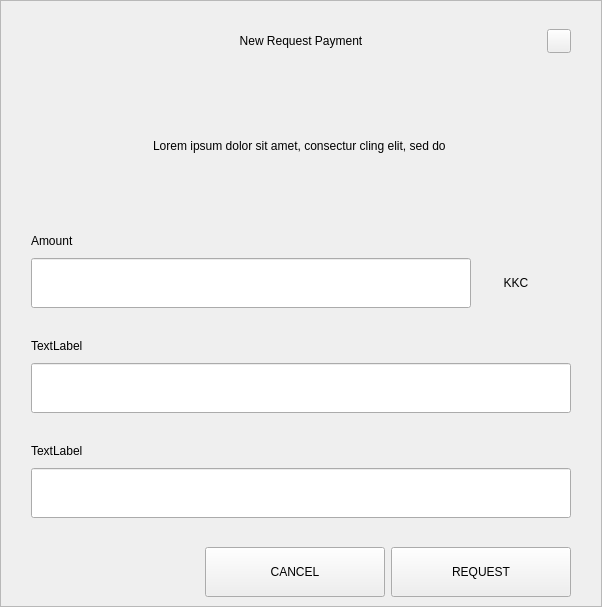
<?xml version="1.0" encoding="UTF-8"?>
<ui version="4.0">
 <class>RequestDialog</class>
 <widget class="QDialog" name="RequestDialog">
  <property name="geometry">
   <rect>
    <x>0</x>
    <y>0</y>
    <width>602</width>
    <height>607</height>
   </rect>
  </property>
  <property name="windowTitle">
   <string>Dialog</string>
  </property>
  <layout class="QVBoxLayout" name="verticalLayout_5">
   <property name="spacing">
    <number>0</number>
   </property>
   <property name="leftMargin">
    <number>0</number>
   </property>
   <property name="topMargin">
    <number>0</number>
   </property>
   <property name="rightMargin">
    <number>0</number>
   </property>
   <property name="bottomMargin">
    <number>0</number>
   </property>
   <item>
    <widget class="QFrame" name="frame">
     <property name="styleSheet">
      <string notr="true"/>
     </property>
     <property name="frameShape">
      <enum>QFrame::StyledPanel</enum>
     </property>
     <property name="frameShadow">
      <enum>QFrame::Raised</enum>
     </property>
     <layout class="QVBoxLayout" name="verticalLayout_4" stretch="1,0,0">
      <property name="spacing">
       <number>0</number>
      </property>
      <property name="leftMargin">
       <number>30</number>
      </property>
      <property name="topMargin">
       <number>20</number>
      </property>
      <property name="rightMargin">
       <number>30</number>
      </property>
      <property name="bottomMargin">
       <number>0</number>
      </property>
      <item>
       <layout class="QHBoxLayout" name="horizontalLayout_3">
        <property name="spacing">
         <number>0</number>
        </property>
        <item>
         <spacer name="horizontalSpacer_21">
          <property name="orientation">
           <enum>Qt::Horizontal</enum>
          </property>
          <property name="sizeHint" stdset="0">
           <size>
            <width>40</width>
            <height>20</height>
           </size>
          </property>
         </spacer>
        </item>
        <item>
         <widget class="QLabel" name="labelTitle">
          <property name="minimumSize">
           <size>
            <width>0</width>
            <height>40</height>
           </size>
          </property>
          <property name="maximumSize">
           <size>
            <width>16777215</width>
            <height>40</height>
           </size>
          </property>
          <property name="styleSheet">
           <string notr="true">padding-left:24px;</string>
          </property>
          <property name="text">
           <string>New Request Payment</string>
          </property>
          <property name="alignment">
           <set>Qt::AlignCenter</set>
          </property>
          <property name="margin">
           <number>7</number>
          </property>
         </widget>
        </item>
        <item>
         <spacer name="horizontalSpacer">
          <property name="orientation">
           <enum>Qt::Horizontal</enum>
          </property>
          <property name="sizeHint" stdset="0">
           <size>
            <width>40</width>
            <height>20</height>
           </size>
          </property>
         </spacer>
        </item>
        <item>
         <widget class="QPushButton" name="btnEsc">
          <property name="minimumSize">
           <size>
            <width>24</width>
            <height>24</height>
           </size>
          </property>
          <property name="maximumSize">
           <size>
            <width>24</width>
            <height>24</height>
           </size>
          </property>
          <property name="focusPolicy">
           <enum>Qt::NoFocus</enum>
          </property>
          <property name="text">
           <string/>
          </property>
         </widget>
        </item>
       </layout>
      </item>
      <item>
       <widget class="QStackedWidget" name="stack">
        <property name="minimumSize">
         <size>
          <width>540</width>
          <height>0</height>
         </size>
        </property>
        <property name="maximumSize">
         <size>
          <width>540</width>
          <height>16777215</height>
         </size>
        </property>
        <property name="currentIndex">
         <number>0</number>
        </property>
        <widget class="QWidget" name="page_1">
         <property name="minimumSize">
          <size>
           <width>540</width>
           <height>0</height>
          </size>
         </property>
         <property name="maximumSize">
          <size>
           <width>540</width>
           <height>16777215</height>
          </size>
         </property>
         <layout class="QVBoxLayout" name="layout1">
          <property name="spacing">
           <number>0</number>
          </property>
          <property name="leftMargin">
           <number>0</number>
          </property>
          <property name="topMargin">
           <number>0</number>
          </property>
          <property name="rightMargin">
           <number>0</number>
          </property>
          <property name="bottomMargin">
           <number>0</number>
          </property>
          <item>
           <spacer name="verticalSpacer_21">
            <property name="orientation">
             <enum>Qt::Vertical</enum>
            </property>
            <property name="sizeType">
             <enum>QSizePolicy::Fixed</enum>
            </property>
            <property name="sizeHint" stdset="0">
             <size>
              <width>20</width>
              <height>30</height>
             </size>
            </property>
           </spacer>
          </item>
          <item alignment="Qt::AlignHCenter">
           <widget class="QLabel" name="labelMessage">
            <property name="minimumSize">
             <size>
              <width>400</width>
              <height>50</height>
             </size>
            </property>
            <property name="text">
             <string>Lorem ipsum dolor sit amet, consectur cling elit, sed do </string>
            </property>
            <property name="alignment">
             <set>Qt::AlignCenter</set>
            </property>
            <property name="wordWrap">
             <bool>true</bool>
            </property>
           </widget>
          </item>
          <item alignment="Qt::AlignBottom">
           <widget class="QWidget" name="containerAmount" native="true">
            <layout class="QVBoxLayout" name="verticalLayout">
             <property name="spacing">
              <number>9</number>
             </property>
             <property name="leftMargin">
              <number>0</number>
             </property>
             <property name="topMargin">
              <number>0</number>
             </property>
             <property name="rightMargin">
              <number>0</number>
             </property>
             <property name="bottomMargin">
              <number>0</number>
             </property>
             <item>
              <widget class="QLabel" name="labelSubtitleAmount">
               <property name="minimumSize">
                <size>
                 <width>350</width>
                 <height>16</height>
                </size>
               </property>
               <property name="maximumSize">
                <size>
                 <width>16777215</width>
                 <height>16</height>
                </size>
               </property>
               <property name="text">
                <string>Amount</string>
               </property>
              </widget>
             </item>
             <item alignment="Qt::AlignTop">
              <widget class="QWidget" name="layoutAmount" native="true">
               <layout class="QHBoxLayout" name="horizontalLayout" stretch="2,0">
                <property name="spacing">
                 <number>0</number>
                </property>
                <property name="leftMargin">
                 <number>0</number>
                </property>
                <property name="topMargin">
                 <number>0</number>
                </property>
                <property name="rightMargin">
                 <number>0</number>
                </property>
                <property name="bottomMargin">
                 <number>0</number>
                </property>
                <item>
                 <widget class="QLineEdit" name="lineEditAmount">
                  <property name="minimumSize">
                   <size>
                    <width>0</width>
                    <height>50</height>
                   </size>
                  </property>
                  <property name="maximumSize">
                   <size>
                    <width>16777215</width>
                    <height>50</height>
                   </size>
                  </property>
                 </widget>
                </item>
                <item>
                 <widget class="QWidget" name="comboContainer" native="true">
                  <property name="minimumSize">
                   <size>
                    <width>100</width>
                    <height>50</height>
                   </size>
                  </property>
                  <property name="maximumSize">
                   <size>
                    <width>16777215</width>
                    <height>50</height>
                   </size>
                  </property>
                  <layout class="QHBoxLayout" name="horizontalLayout_31">
                   <property name="spacing">
                    <number>0</number>
                   </property>
                   <property name="leftMargin">
                    <number>0</number>
                   </property>
                   <property name="topMargin">
                    <number>0</number>
                   </property>
                   <property name="rightMargin">
                    <number>10</number>
                   </property>
                   <property name="bottomMargin">
                    <number>0</number>
                   </property>
                   <item>
                    <widget class="QLabel" name="comboBoxCoin">
                     <property name="text">
                      <string>KKC</string>
                     </property>
                     <property name="alignment">
                      <set>Qt::AlignCenter</set>
                     </property>
                    </widget>
                   </item>
                  </layout>
                 </widget>
                </item>
               </layout>
              </widget>
             </item>
            </layout>
           </widget>
          </item>
          <item>
           <spacer name="verticalSpacer_31">
            <property name="orientation">
             <enum>Qt::Vertical</enum>
            </property>
            <property name="sizeType">
             <enum>QSizePolicy::Fixed</enum>
            </property>
            <property name="sizeHint" stdset="0">
             <size>
              <width>20</width>
              <height>30</height>
             </size>
            </property>
           </spacer>
          </item>
          <item>
           <layout class="QVBoxLayout" name="verticalLayoutLabel">
            <property name="spacing">
             <number>9</number>
            </property>
            <item>
             <widget class="QLabel" name="labelSubtitleLabel">
              <property name="minimumSize">
               <size>
                <width>0</width>
                <height>16</height>
               </size>
              </property>
              <property name="maximumSize">
               <size>
                <width>16777215</width>
                <height>16</height>
               </size>
              </property>
              <property name="text">
               <string>TextLabel</string>
              </property>
             </widget>
            </item>
            <item>
             <widget class="QLineEdit" name="lineEditLabel">
              <property name="minimumSize">
               <size>
                <width>0</width>
                <height>50</height>
               </size>
              </property>
              <property name="maximumSize">
               <size>
                <width>16777215</width>
                <height>50</height>
               </size>
              </property>
             </widget>
            </item>
           </layout>
          </item>
          <item>
           <spacer name="verticalSpacer_34">
            <property name="orientation">
             <enum>Qt::Vertical</enum>
            </property>
            <property name="sizeType">
             <enum>QSizePolicy::Fixed</enum>
            </property>
            <property name="sizeHint" stdset="0">
             <size>
              <width>20</width>
              <height>30</height>
             </size>
            </property>
           </spacer>
          </item>
          <item>
           <layout class="QVBoxLayout" name="verticalLayoutDescription">
            <property name="spacing">
             <number>9</number>
            </property>
            <item>
             <widget class="QLabel" name="labelSubtitleDescription">
              <property name="minimumSize">
               <size>
                <width>0</width>
                <height>16</height>
               </size>
              </property>
              <property name="maximumSize">
               <size>
                <width>16777215</width>
                <height>16</height>
               </size>
              </property>
              <property name="text">
               <string>TextLabel</string>
              </property>
             </widget>
            </item>
            <item>
             <widget class="QLineEdit" name="lineEditDescription">
              <property name="minimumSize">
               <size>
                <width>0</width>
                <height>50</height>
               </size>
              </property>
              <property name="maximumSize">
               <size>
                <width>16777215</width>
                <height>50</height>
               </size>
              </property>
             </widget>
            </item>
            <item>
             <spacer name="verticalSpacer_4">
              <property name="orientation">
               <enum>Qt::Vertical</enum>
              </property>
              <property name="sizeType">
               <enum>QSizePolicy::Fixed</enum>
              </property>
              <property name="sizeHint" stdset="0">
               <size>
                <width>20</width>
                <height>20</height>
               </size>
              </property>
             </spacer>
            </item>
           </layout>
          </item>
         </layout>
        </widget>
        <widget class="QWidget" name="page_2">
         <layout class="QVBoxLayout" name="layout2">
          <item>
           <spacer name="verticalSpacer_5">
            <property name="orientation">
             <enum>Qt::Vertical</enum>
            </property>
            <property name="sizeType">
             <enum>QSizePolicy::Fixed</enum>
            </property>
            <property name="sizeHint" stdset="0">
             <size>
              <width>20</width>
              <height>50</height>
             </size>
            </property>
           </spacer>
          </item>
          <item alignment="Qt::AlignHCenter">
           <widget class="QLabel" name="labelQrImg">
            <property name="minimumSize">
             <size>
              <width>260</width>
              <height>260</height>
             </size>
            </property>
            <property name="maximumSize">
             <size>
              <width>260</width>
              <height>260</height>
             </size>
            </property>
            <property name="text">
             <string/>
            </property>
            <property name="alignment">
             <set>Qt::AlignCenter</set>
            </property>
           </widget>
          </item>
          <item>
           <spacer name="verticalSpacer_2">
            <property name="orientation">
             <enum>Qt::Vertical</enum>
            </property>
            <property name="sizeType">
             <enum>QSizePolicy::Fixed</enum>
            </property>
            <property name="sizeHint" stdset="0">
             <size>
              <width>20</width>
              <height>30</height>
             </size>
            </property>
           </spacer>
          </item>
          <item alignment="Qt::AlignHCenter">
           <widget class="QLabel" name="labelAddress">
            <property name="text">
             <string>D7VFR83SQbiezrW72hjcWJtcfip5krte2Z </string>
            </property>
           </widget>
          </item>
          <item>
           <spacer name="verticalSpacer_32">
            <property name="orientation">
             <enum>Qt::Vertical</enum>
            </property>
            <property name="sizeType">
             <enum>QSizePolicy::Expanding</enum>
            </property>
            <property name="sizeHint" stdset="0">
             <size>
              <width>20</width>
              <height>20</height>
             </size>
            </property>
           </spacer>
          </item>
          <item>
           <layout class="QHBoxLayout" name="horizontal">
            <property name="leftMargin">
             <number>20</number>
            </property>
            <property name="rightMargin">
             <number>20</number>
            </property>
            <property name="bottomMargin">
             <number>20</number>
            </property>
            <item>
             <spacer name="horizontalSpacer_4">
              <property name="orientation">
               <enum>Qt::Horizontal</enum>
              </property>
              <property name="sizeHint" stdset="0">
               <size>
                <width>40</width>
                <height>20</height>
               </size>
              </property>
             </spacer>
            </item>
            <item>
             <widget class="QPushButton" name="btnCopyAddress">
              <property name="minimumSize">
               <size>
                <width>180</width>
                <height>50</height>
               </size>
              </property>
              <property name="text">
               <string>COPY ADDRESS</string>
              </property>
             </widget>
            </item>
            <item>
             <widget class="QPushButton" name="btnCopyUrl">
              <property name="minimumSize">
               <size>
                <width>180</width>
                <height>50</height>
               </size>
              </property>
              <property name="text">
               <string>COPY URL</string>
              </property>
             </widget>
            </item>
            <item>
             <spacer name="horizontalSpacer_2">
              <property name="orientation">
               <enum>Qt::Horizontal</enum>
              </property>
              <property name="sizeHint" stdset="0">
               <size>
                <width>40</width>
                <height>20</height>
               </size>
              </property>
             </spacer>
            </item>
           </layout>
          </item>
         </layout>
        </widget>
       </widget>
      </item>
      <item>
       <widget class="QWidget" name="buttonsStack" native="true">
        <layout class="QHBoxLayout" name="horizontalLayout_5">
         <property name="leftMargin">
          <number>20</number>
         </property>
         <property name="rightMargin">
          <number>0</number>
         </property>
         <item>
          <spacer name="horizontalSpacer_41">
           <property name="orientation">
            <enum>Qt::Horizontal</enum>
           </property>
           <property name="sizeHint" stdset="0">
            <size>
             <width>40</width>
             <height>20</height>
            </size>
           </property>
          </spacer>
         </item>
         <item>
          <widget class="QPushButton" name="btnCancel">
           <property name="minimumSize">
            <size>
             <width>180</width>
             <height>50</height>
            </size>
           </property>
           <property name="focusPolicy">
            <enum>Qt::NoFocus</enum>
           </property>
           <property name="text">
            <string>CANCEL</string>
           </property>
          </widget>
         </item>
         <item>
          <widget class="QPushButton" name="btnSave">
           <property name="minimumSize">
            <size>
             <width>180</width>
             <height>50</height>
            </size>
           </property>
           <property name="focusPolicy">
            <enum>Qt::NoFocus</enum>
           </property>
           <property name="text">
            <string>REQUEST</string>
           </property>
          </widget>
         </item>
        </layout>
       </widget>
      </item>
     </layout>
    </widget>
   </item>
  </layout>
 </widget>
 <resources/>
 <connections/>
</ui>
